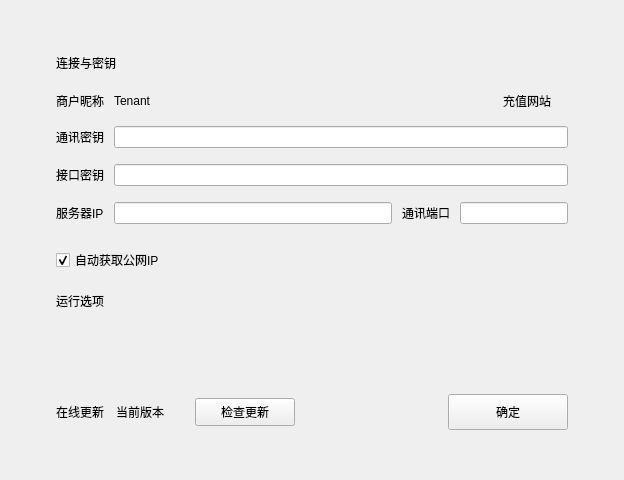
<?xml version="1.0" encoding="UTF-8"?>
<ui version="4.0">
 <class>SettingsPage</class>
 <widget class="QWidget" name="SettingsPage">
  <layout class="QVBoxLayout" name="pageLayout">
   <property name="leftMargin"><number>32</number></property>
   <property name="topMargin"><number>26</number></property>
   <property name="rightMargin"><number>32</number></property>
   <property name="bottomMargin"><number>26</number></property>
   <property name="spacing"><number>0</number></property>
   <item>
    <layout class="QHBoxLayout" name="settingsOuterLayout">
     <property name="spacing"><number>0</number></property>
     <item>
      <spacer name="horizontalSpacerLeft">
       <property name="orientation"><enum>Qt::Horizontal</enum></property>
       <property name="sizeHint" stdset="0"><size><width>0</width><height>20</height></size></property>
       <property name="sizeType"><enum>QSizePolicy::Expanding</enum></property>
      </spacer>
     </item>
     <item>
       <widget class="QFrame" name="settingsCard">
       <property name="frameShape"><enum>QFrame::NoFrame</enum></property>
       <property name="minimumSize"><size><width>560</width><height>0</height></size></property>
       <property name="maximumSize"><size><width>16777215</width><height>16777215</height></size></property>
       <property name="sizePolicy">
        <sizepolicy hsizetype="Expanding" vsizetype="Preferred">
         <horstretch>1</horstretch>
         <verstretch>0</verstretch>
        </sizepolicy>
       </property>
       <layout class="QVBoxLayout" name="settingsCardLayout">
        <property name="spacing"><number>20</number></property>
        <property name="leftMargin"><number>24</number></property>
        <property name="topMargin"><number>28</number></property>
        <property name="rightMargin"><number>24</number></property>
        <property name="bottomMargin"><number>24</number></property>
        <item>
         <widget class="QLabel" name="sectionNetworkLabel">
          <property name="text"><string>连接与密钥</string></property>
         </widget>
        </item>
        <item>
         <layout class="QVBoxLayout" name="settingsFormLayout">
          <property name="spacing"><number>16</number></property>
          <property name="leftMargin"><number>0</number></property>
          <property name="topMargin"><number>0</number></property>
          <property name="rightMargin"><number>0</number></property>
          <property name="bottomMargin"><number>0</number></property>
          <item>
           <layout class="QHBoxLayout" name="settingsRowMerchant">
            <property name="spacing"><number>10</number></property>
            <item>
             <widget class="QLabel" name="merchantNameLabel"><property name="text"><string>商户昵称</string></property></widget>
            </item>
            <item>
             <widget class="QLabel" name="merchantNameValue"><property name="text"><string>Tenant</string></property></widget>
            </item>
            <item>
             <spacer name="settingsRowMerchantSpacer">
              <property name="orientation"><enum>Qt::Horizontal</enum></property>
              <property name="sizeHint" stdset="0"><size><width>24</width><height>1</height></size></property>
              <property name="sizeType"><enum>QSizePolicy::MinimumExpanding</enum></property>
             </spacer>
            </item>
            <item>
             <widget class="QLabel" name="websiteLabel"><property name="text"><string>充值网站</string></property></widget>
            </item>
            <item>
             <widget class="QLabel" name="websiteValue"><property name="text"><string/></property></widget>
            </item>
           </layout>
          </item>
          <item>
           <layout class="QHBoxLayout" name="settingsRowPassword">
            <property name="spacing"><number>10</number></property>
            <item>
             <widget class="QLabel" name="passwordLabel"><property name="text"><string>通讯密钥</string></property></widget>
            </item>
            <item>
             <widget class="QLineEdit" name="passwordEdit"/>
            </item>
           </layout>
          </item>
          <item>
           <layout class="QHBoxLayout" name="settingsRowApiKey">
            <property name="spacing"><number>10</number></property>
            <item>
             <widget class="QLabel" name="apiKeyLabel"><property name="text"><string>接口密钥</string></property></widget>
            </item>
            <item>
             <widget class="QLineEdit" name="apiKeyEdit"/>
            </item>
           </layout>
          </item>
          <item>
           <layout class="QHBoxLayout" name="settingsRowIpPort">
            <property name="spacing"><number>10</number></property>
            <item>
             <widget class="QLabel" name="gatewayIpLabel"><property name="text"><string>服务器IP</string></property></widget>
            </item>
            <item>
             <widget class="QLineEdit" name="gatewayAdvertisedIpEdit">
              <property name="sizePolicy">
               <sizepolicy hsizetype="Expanding" vsizetype="Fixed">
                <horstretch>1</horstretch>
                <verstretch>0</verstretch>
               </sizepolicy>
              </property>
             </widget>
            </item>
            <item>
             <widget class="QLabel" name="portLabel"><property name="text"><string>通讯端口</string></property></widget>
            </item>
            <item>
             <widget class="QLineEdit" name="portEdit">
              <property name="minimumSize"><size><width>88</width><height>0</height></size></property>
              <property name="maximumSize"><size><width>120</width><height>16777215</height></size></property>
              <property name="sizePolicy">
               <sizepolicy hsizetype="Fixed" vsizetype="Fixed">
                <horstretch>0</horstretch>
                <verstretch>0</verstretch>
               </sizepolicy>
              </property>
             </widget>
            </item>
           </layout>
          </item>
          <item>
           <widget class="QWidget" name="gatewayIpAutoRow">
            <layout class="QVBoxLayout" name="gatewayIpAutoRowLayout">
             <property name="leftMargin"><number>0</number></property>
             <property name="topMargin"><number>8</number></property>
             <property name="rightMargin"><number>0</number></property>
             <property name="bottomMargin"><number>0</number></property>
             <property name="spacing"><number>0</number></property>
             <item>
              <widget class="QCheckBox" name="gatewayAdvertisedIpAutoDetectCheckBox">
               <property name="text"><string>自动获取公网IP</string></property>
               <property name="checked"><bool>true</bool></property>
              </widget>
             </item>
            </layout>
           </widget>
          </item>
         </layout>
        </item>
        <item>
         <widget class="QLabel" name="sectionFeaturesLabel">
          <property name="text"><string>运行选项</string></property>
         </widget>
        </item>
        <item>
         <widget class="QFrame" name="settingsToggleArea">
          <property name="frameShape"><enum>QFrame::NoFrame</enum></property>
          <layout class="QGridLayout" name="settingsToggleAreaLayout">
           <property name="horizontalSpacing"><number>32</number></property>
           <property name="verticalSpacing"><number>18</number></property>
           <property name="leftMargin"><number>16</number></property>
           <property name="topMargin"><number>14</number></property>
           <property name="rightMargin"><number>16</number></property>
           <property name="bottomMargin"><number>14</number></property>
           <property name="sizeConstraint"><enum>QLayout::SetMinimumSize</enum></property>
          </layout>
         </widget>
        </item>
        <item>
         <layout class="QHBoxLayout" name="settingsFooterLayout">
          <property name="spacing"><number>12</number></property>
          <property name="topMargin"><number>16</number></property>
          <property name="bottomMargin"><number>0</number></property>
          <item>
           <widget class="QLabel" name="sectionUpdateLabel">
            <property name="text"><string>在线更新</string></property>
           </widget>
          </item>
          <item>
           <widget class="QLabel" name="currentVersionLabel"><property name="text"><string>当前版本</string></property></widget>
          </item>
          <item>
           <widget class="QLabel" name="currentVersionValue"><property name="text"><string/></property></widget>
          </item>
          <item>
           <widget class="QPushButton" name="checkUpdateButton">
            <property name="text"><string>检查更新</string></property>
            <property name="minimumSize"><size><width>100</width><height>28</height></size></property>
           </widget>
          </item>
          <item>
           <spacer name="footerBarSpacer">
            <property name="orientation"><enum>Qt::Horizontal</enum></property>
            <property name="sizeHint" stdset="0"><size><width>24</width><height>20</height></size></property>
            <property name="sizeType"><enum>QSizePolicy::MinimumExpanding</enum></property>
           </spacer>
          </item>
          <item>
           <widget class="QPushButton" name="confirmSettingsButton">
            <property name="text"><string>确定</string></property>
            <property name="minimumSize"><size><width>120</width><height>36</height></size></property>
           </widget>
          </item>
         </layout>
        </item>
       </layout>
      </widget>
     </item>
     <item>
      <spacer name="horizontalSpacerRight">
       <property name="orientation"><enum>Qt::Horizontal</enum></property>
       <property name="sizeHint" stdset="0"><size><width>0</width><height>20</height></size></property>
       <property name="sizeType"><enum>QSizePolicy::Expanding</enum></property>
      </spacer>
     </item>
    </layout>
   </item>
  </layout>
 </widget>
 <resources/>
 <connections/>
</ui>
